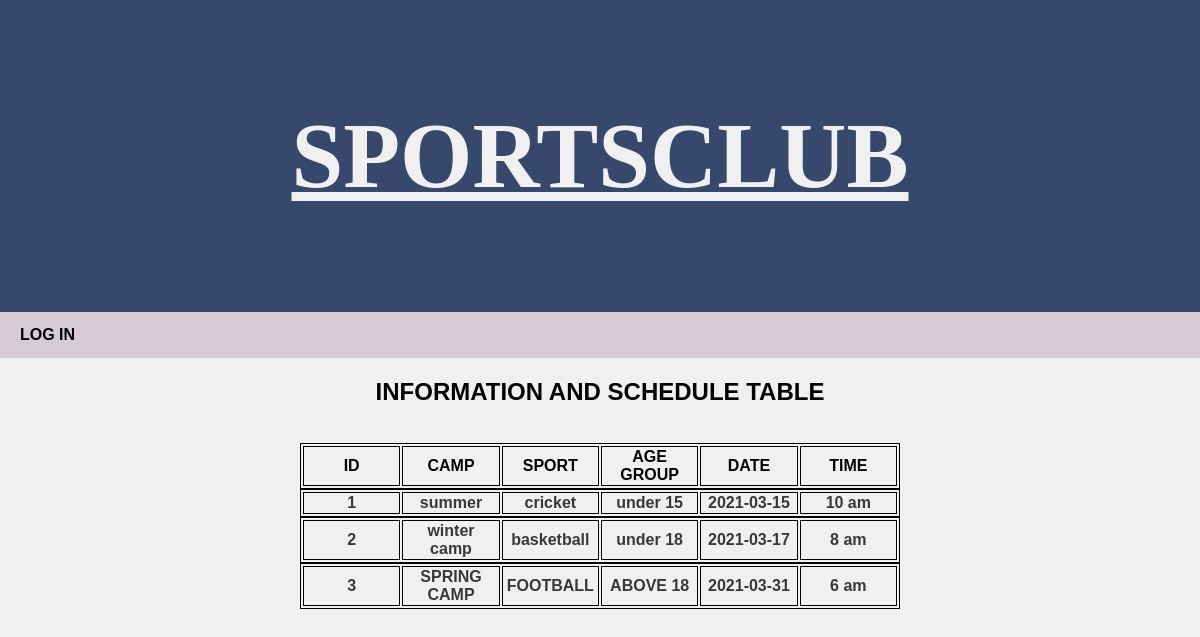
Screenshot of /schedule/table.php with the database file from the repository.
### tables this page shows
CREATE TABLE `timetable` (
  `id` int(10) NOT NULL,
  `camp` varchar(50) NOT NULL,
  `sport` varchar(50) NOT NULL,
  `age` varchar(50) NOT NULL,
  `dates` date NOT NULL,
  `timee` varchar(10) NOT NULL
);

### schedule/table.php (the view, shortened to what this page needs)
<!DOCTYPE html>
<html>
<body style="background-color:#f0f0f0;">
<div class="header">
  <h1><a href="/homepage/homepage.php">SPORTSCLUB</a></h1>
</div>
<div class="navbar">
  <a href="/psms/login.php">LOG IN </a>
</div>
<h2 style="text-align:center">INFORMATION AND SCHEDULE TABLE</h2><br>
<table>
  <tr>
  <th style="color:black;">ID</th>
  <th style="color:black;">CAMP</th>
  <th style="color:black;">SPORT</th>
  <th style="color:black;">AGE GROUP</th>
  <th style="color:black;">DATE</th>
  <th style="color:black;">TIME</th>
  </tr>
</table>
<?php
$link = mysqli_connect("localhost", "USERNAME", "", "javatpoint");
$sql = "SELECT id,camp,sport,age,dates,timee FROM timetable";
$result = $link->query($sql);
if($result-> num_rows>0)
{
    while ($row=$result->fetch_assoc())
    {
        echo "<table>";
        echo "<tr>";
        echo"<th>".$row["id"]."</th><th>".$row["camp"]."</th><th>".$row["sport"]."</th><th>".$row["age"]."</th><th>".$row["dates"]."</th><th>".$row["timee"]."</th>";
        echo "</tr>";
        echo "</table>";
    }
}
else{
    echo "0 result";
}
?>
</body>
</html>

### schedule/table.php (style rules this page uses)
body { font-family: Arial, Helvetica, sans-serif; margin: 0; }
table,tr,th { width:50%; border-collapse:separate; table-layout:fixed; color:#383838; text-align:center; border: 1px solid black; margin-left: auto; margin-right: auto; }
.header { padding: 40px; font-weight:900; text-align: center; background: #36486b; }
.header a { color:#f0f0f0; }
.header h1 { font-size: 93px; font-family: 'Permanent Marker', cursive; }
.navbar { overflow: hidden; background-color: #d6cbd3; font-weight:600; }
.navbar a { float: left; display: block; color: black; text-align: center; padding: 14px 20px; text-decoration: none; }

### rows the page displays
timetable: id "1", camp "summer", sport "cricket", age "under 15", dates "2021-03-15", timee "10 am"
timetable: id "2", camp "winter camp", sport "basketball", age "under 18", dates "2021-03-17", timee "8 am"
timetable: id "3", camp "SPRING CAMP", sport "FOOTBALL", age "ABOVE 18", dates "2021-03-31", timee "6 am"
